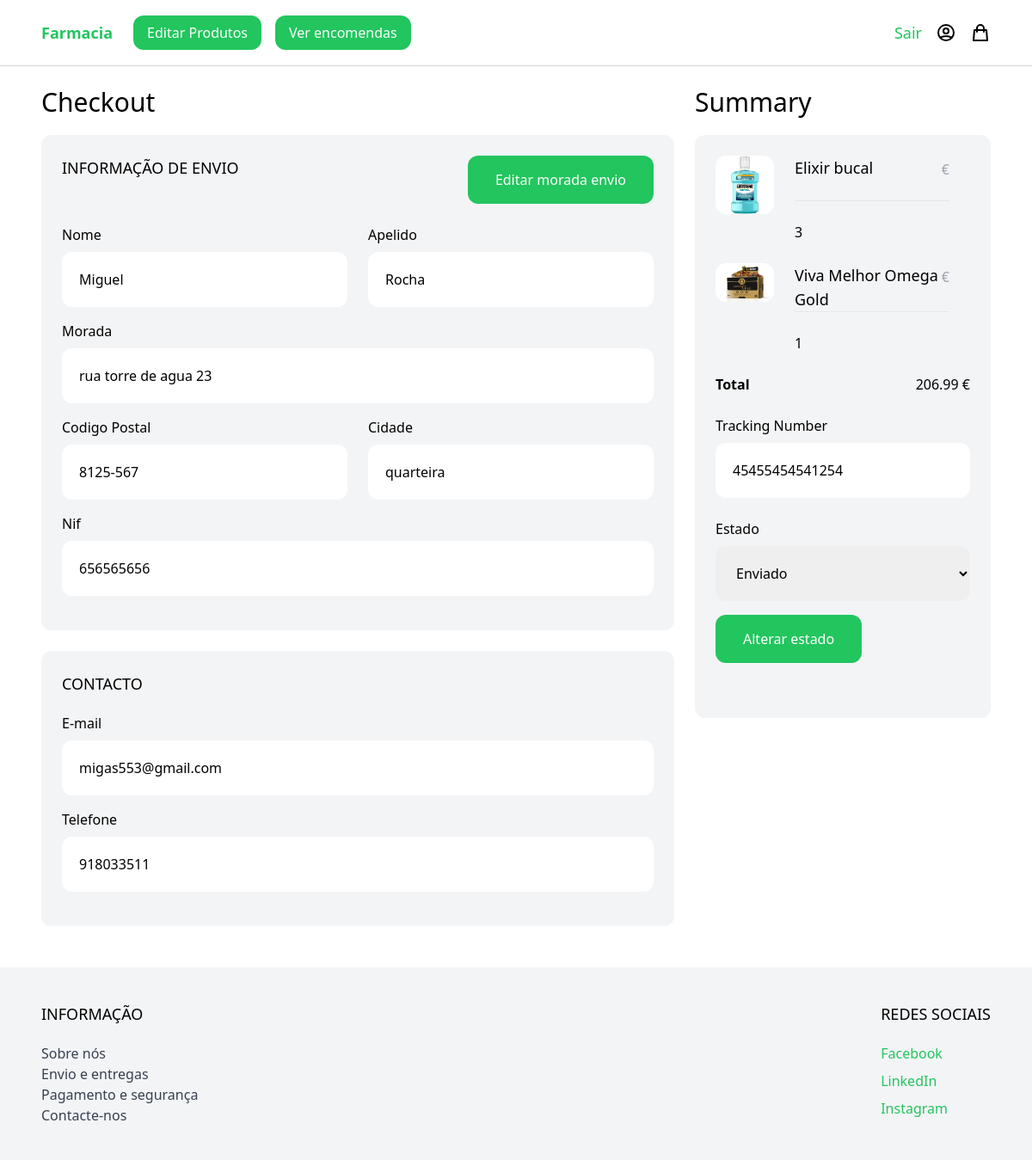
/edit_order/1/ (signed in), run on the app's committed database.
### Orders/models.py (models this page shows, shortened)
class Order(models.Model):
    STATUS_CHOICES = (
        ('Pendente', 'Pendente'),
        ('Enviado', 'Enviado'),
        ('Recebido', 'Recebido'),
        ('Cancelado', 'Cancelado'),
    )
    id = models.AutoField(primary_key=True)
    user = models.ForeignKey(User, on_delete=models.CASCADE)
    address = models.ForeignKey(ShippingAddress, on_delete=models.CASCADE)
    status = models.CharField(max_length=10, choices=STATUS_CHOICES, default='Pendente')
    payment = models.ForeignKey(Payment, on_delete=models.CASCADE, null=False)
    date_added = models.DateTimeField(auto_now_add=True)
    date_modified = models.DateTimeField(auto_now=True)
    total = models.DecimalField(max_digits=10, decimal_places=2, default=0.00)
    tracking_number = models.CharField(max_length=100, null=True)
    class Meta:
        verbose_name = 'Order'
        verbose_name_plural = 'Orders'

class ShippingAddress(models.Model):
    first_name = models.CharField(max_length=100, null=False)
    last_name = models.CharField(max_length=100, null=False)
    address = models.CharField(max_length=100, null=False)
    postal_code = models.CharField(validators=[RegexValidator(r'^\d{4}-\d{3}$')], max_length=8, null=False)
    city = models.CharField(max_length=100, null=False)
    nif = models.CharField(validators=[RegexValidator(r'^\d{9}$')], max_length=9, null=True)
    phone = models.CharField(validators=[RegexValidator(r'^\d{9}$')], max_length=9, null=False)
    class Meta:
        db_table = 'ShippingAdress'
        verbose_name = 'ShippingAdress'
        verbose_name_plural = 'ShippingAdresses'
        ordering = ['id']

class OrderProducts(models.Model):
    order = models.ForeignKey(Order, on_delete=models.CASCADE)
    product = models.ForeignKey(Product, on_delete=models.CASCADE)
    quantity = models.IntegerField(default=1)
    class Meta:
        verbose_name = 'OrderProduct'
        verbose_name_plural = 'OrderProducts'

### Products/models.py (models this page shows, shortened)
class Product(models.Model):
    id = models.AutoField(primary_key=True)
    name = models.CharField(max_length=100, null=False)
    slug = models.SlugField(null=False)
    category = models.ForeignKey(Category, on_delete=models.PROTECT)
    description = models.CharField(max_length=1000, null=False)
    price = models.DecimalField(max_digits=10, decimal_places=2,validators=[MinValueValidator(0)])
    stock = models.IntegerField(validators=[MinValueValidator(0)])
    photo = models.ImageField(upload_to='product_photos/', null=True, blank=True)
    timestamp = models.DateTimeField(auto_now_add=True)

### Orders/views.py (the view, shortened to what this page needs)
# urls.py: path('edit_order/<int:order_id>/', edit_order, name='edit_order'),
@staff_member_required
def edit_order(request, order_id):
    order = get_object_or_404(Order, id=order_id)
    order_products = OrderProducts.objects.filter(order=order)
    order_form = OrderForm(request.POST or None, instance=order)
    context = {'order': order, 'order_products': order_products, 'order_form': order_form}
    return render(request, 'Orders/edit_order.html', context)

### Orders/forms.py
class OrderForm(ModelForm):
    class Meta:
        model = Order
        fields = ['status', 'tracking_number']

### Orders/templates/Orders/edit_order.html (shortened to what this page needs)
{% extends 'base.html' %}
{% block content %}
<div class="max-w-6xl mx-auto flex flex-wrap items-start py-6 px-6 xl:px-0">
    <div class="products w-2/3 ">
        <h1 class="mb-5 text-3xl">Checkout</h1>
        <form method="POST">
            <div class="w-full ">
                <div class="mb-6 p-6 bg-gray-100 rounded-xl">
                    <div class="flex justify-between mb-6">
                        <h2 class="mb-5 uppercase text-lg">Informação de Envio</h2>
                        <a href="{% url "edit_shipping_address" order.id %}" class="inline-block px-8 py-4 rounded-xl bg-green-500 hover:bg-green-700 text-white  ml-auto">Editar morada envio</a>
                    </div>
                    <div class="flex space-x-6">
                        <div class="w-1/2 mb-4">
                            <label class="inline-block mb-2">Nome</label>
                            <input type="text" class="w-full p-5 rounded-xl" name="first_name" value="{{ order.address.first_name }}">
                        </div>
                        <div class="w-1/2 mb-4">
                            <label class="inline-block mb-2">Apelido</label>
                            <input type="text" class="w-full p-5 rounded-xl" name="last_name" value="{{ order.address.last_name }}">
                        </div>
                    </div>
                    <div class="mb-4">
                        <label class="inline-block mb-2">Morada</label>
                        <input type="text" class="w-full p-5 rounded-xl" name="address" value="{{ order.address.address}}">
                    </div>
                    <div class="flex space-x-6">
                        <div class="w-1/2 mb-4">
                            <label class="inline-block mb-2">Codigo Postal </label>
                            <input type="text" class="w-full p-5 rounded-xl" name="postal_code" value="{{ order.address.postal_code}}">
                        </div>
                        <div class="w-1/2 mb-4">
                            <label class="inline-block mb-2">Cidade</label>
                            <input type="text" class="w-full p-5 rounded-xl" name="city" value="{{ order.address.city}}">
                        </div>
                    </div>
                    <div class="mb-4">
                        <label class="inline-block mb-2">Nif</label>
                        <input type="text" class="w-full p-5 rounded-xl" name="nif" value="{{ order.address.nif}}">
                    </div>
                </div>
                <div class="mb-6 p-6 bg-gray-100 rounded-xl">
                    <h2 class="mb-5 uppercase text-lg">Contacto</h2>
                    <div class="mb-4">
                        <label class="inline-block mb-2">E-mail</label>
                        <input type="email" class="w-full p-5 rounded-xl" name="email" value="{{ request.user.email }}">
                    </div>
                    <div class="mb-4">
                        <label class="inline-block mb-2">Telefone</label>
                        <input type="phone" class="w-full p-5 rounded-xl" name="phone" value="{{ order.address.phone}}">
                    </div>
                </div>
            </div>
        </form>
    </div>
    <div class="summary w-1/3 pl-6 ">
        <h1 class="mb-5 text-3xl">Summary</h1>
        <form method="POST">
            <div class="w-full ">
                <div class="mb-6 p-6 bg-gray-100 rounded-xl">
                {% for order_product in order_products %}
                    {% include "Orders/partials/order_items.html" %}
                {% endfor %}
            <div class="mb-6 flex justify-between">
                <span class="font-semibold">Total</span>
                <span>{{ order.total }} €</span>
            </div>
            <div class="mb-6">
                <label class="inline-block mb-2">Tracking Number</label>
                <input type="text" class="w-full p-5 rounded-xl" name="tracking_number" value="{{ order.tracking_number }}">
            </div>
            <div class="mb-6">
                <label class="inline-block mb-2">Estado</label>
                <select name="status" class="w-full p-5 rounded-xl">
                    {% for status in order.STATUS_CHOICES %}
                        <option value="{{ status.0 }}" {% if order.status == status.0 %}selected{% endif %}>{{ status.1 }}</option>
                    {% endfor %}
                </select>
                <button type="submit" class="inline-block px-8 py-4  rounded-xl bg-green-500 hover:bg-green-700 text-white my-4">Alterar estado</button>
            </div>
        </form>
    </div>
</div>
{% endblock %}

### Orders/templates/Orders/partials/order_items.html
{% if order_product %}
    <div class="product mb-6 flex pr-6" id="cart-item-{{ order_product.product.id }}">
        <a href="{% url 'product' order_product.product.slug %}" class="w-1/4">
            <img class="hover:shadow-lg rounded-xl" src="{{ order_product.product.photo.url }}">
        </a>
        <div class="w-3/4 pl-6">
            <div class="flex justify-between">
                <a href="{% url 'product' order_product.product.slug %}" class="text-lg">{{ order_product.product.name }}</a>
                <span class="mb-6 pt-1 text-gray-400">{{ order_product.total_price }}€</span>
            </div>
            <hr>
            <div class="quantity mt-6 flex items-center space-x-4">
                <span>{{ order_product.quantity }}</span>
            </div>
        </div>
    </div>
{% endif %}

### data on the page
Order: first_name "Miguel", last_name "Rocha", address "rua torre de agua 23", postal_code "8125-567", city "quarteira", nif "656565656", phone "918033511", total "206.99", tracking_number "45455454541254", status "Enviado"
OrderProducts: product.photo (picture), product.name "Elixir bucal", quantity "3"
OrderProducts: product.photo (picture), product.name "Viva Melhor Omega Gold", quantity "1"
